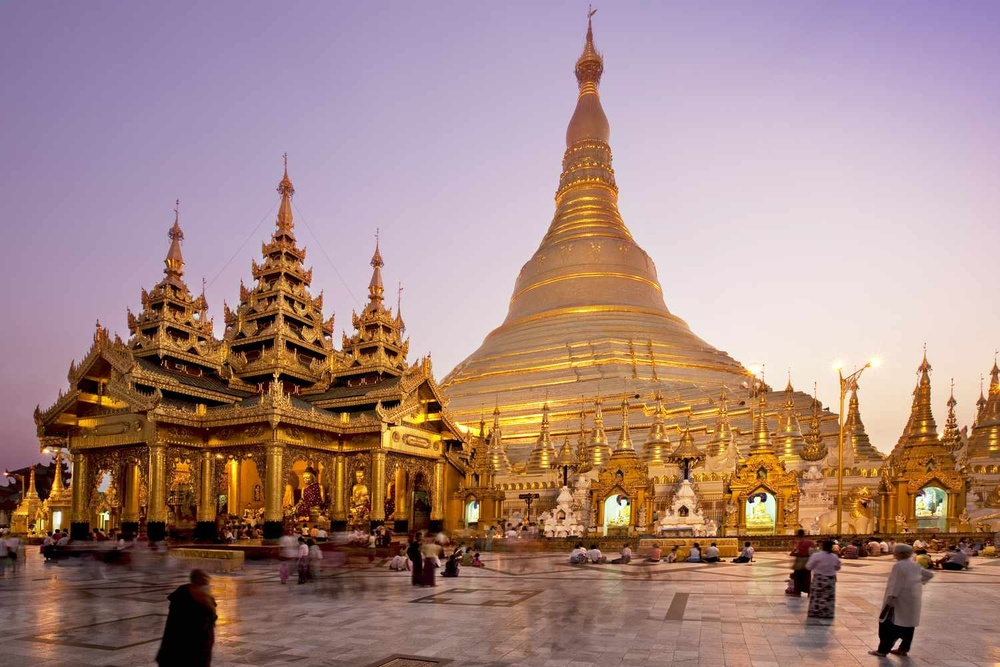
#> input picture shwedagon.jpg, 1000 x 667 px, shrunk from 1500 x 1000 before the run, found by its file name
$ python main.py
#> lines starting #> are read from the running program, lines starting #| are printed output that depends on the picture
import cv2

shwedagon = cv2.imread("assets/shwedagon.jpg")
#> shwedagon is the input picture: shape (667, 1000, 3); mean B, G, R 129, 135.1, 166.9

shwedagonGrayScale = cv2.cvtColor(shwedagon, cv2.COLOR_BGR2GRAY)
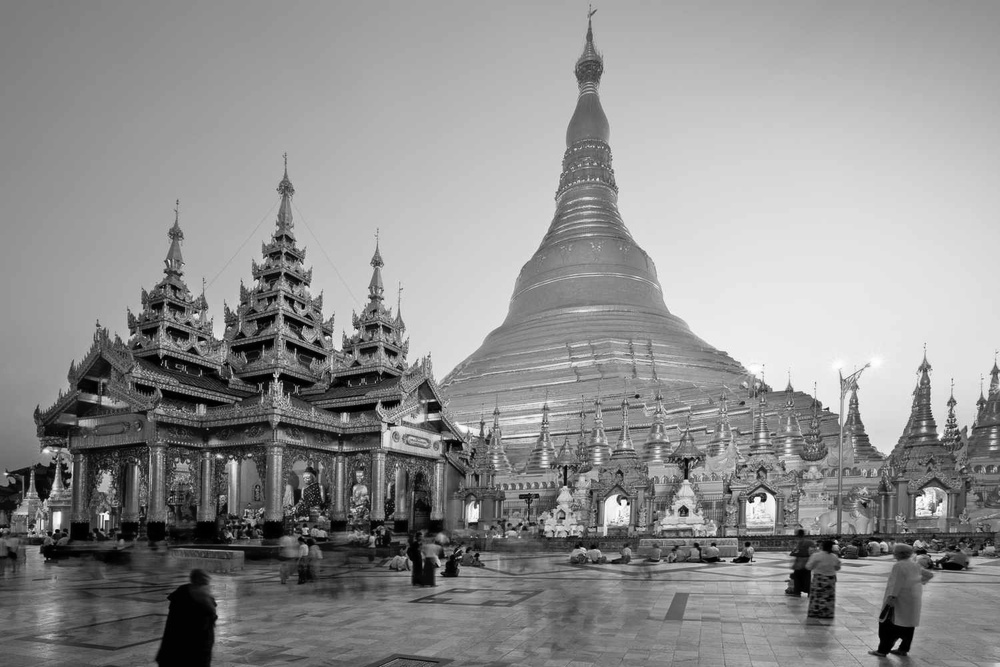
#> shwedagonGrayScale: shape (667, 1000); min 0, max 255, mean 143.9
shwedagonBlurred = cv2.GaussianBlur(shwedagonGrayScale, (5, 5), 0)

edgeDetected = cv2.Canny(shwedagonBlurred, threshold1 = 180, threshold2 = 200)
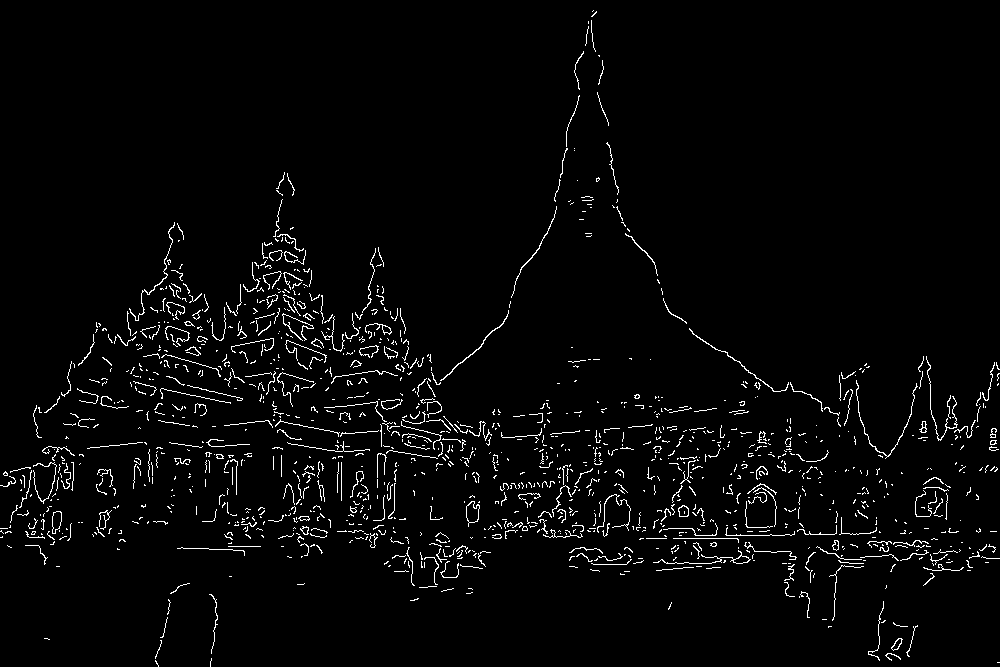
#> edgeDetected: shape (667, 1000); 2.8% white in thin lines or dots

cv2.imshow("Shwedagon Edges", edgeDetected)

cv2.waitKey(0)
cv2.destroyAllWindows()
